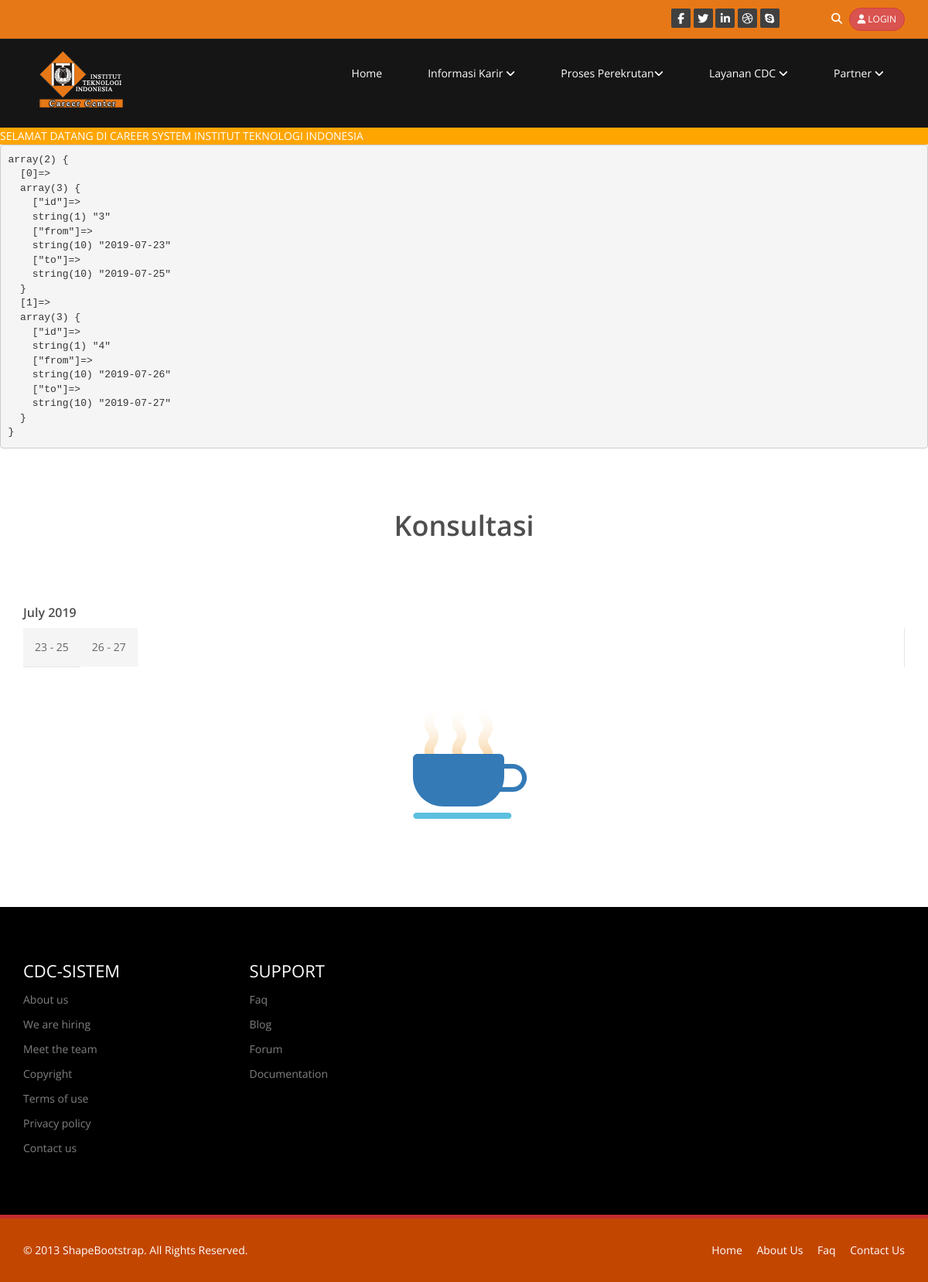
The page /konsul.php on the database its author committed.
### tables this page shows
CREATE TABLE IF NOT EXISTS `konsul_time` (
  `id` int(11) NOT NULL AUTO_INCREMENT,
  `from` date DEFAULT NULL,
  `to` date DEFAULT NULL,
  PRIMARY KEY (`id`)
);

### konsul.php (the view, shortened to what this page needs)
<?php
    include 'header.php';
    $bulan = date("m");
    $tahun = date("Y");
    $sql = mysql_query("SELECT * FROM konsul_time as a WHERE month(a.from) = $bulan and year(a.from) = $tahun");
    $resultSQL = [];
    while ($row=mysql_fetch_object($sql)) {
        $r = [
            'id'=>$row->id,
            'from'=>$row->from,
            'to'=>$row->to
        ];
        array_push($resultSQL, $r);
    }
    echo "<pre>";
    var_dump($resultSQL);
    echo "</pre>";
    $dateObj   = DateTime::createFromFormat('!m', date("m"));
    $monthName = $dateObj->format('F') . " " .  date("Y");
?>
    <section id="blog" class="container">
        <div class="center">
            <h2>Konsultasi</h2>
        </div>
        <div class="blog">
            <div class="row">
                <div class="col-md-12">
                    <div>
                        <h4><?=$monthName?></h4>
                        <ul class="nav nav-tabs" role="tablist">
                            <?php foreach ($resultSQL as $key => $row): ?>
                            <li role="presentation">
                                <a href="#home" id="data-tab" aria-controls="home" role="tab" data-toggle="tab" data-tab="<?=$row['id']?>">
                                    <?=date("d", strtotime($row['from']))?> - <?=date("d", strtotime($row['to']))?>
                                </a>
                            </li>
                            <?php endforeach ?>
                        </ul>
                        <div class="tab-content">
                            <div role="tabpanel" class="tab-pane active" id="tabpanel">
                                <div style="width: 100%; text-align: center">
                                    <img src="images/loading.svg" style="margin: auto; border: 1px">
                                </div>
                            </div>
                        </div>
                    </div>
                </div>
            </div>
        </div>
    </section>
<?php
    include 'footer.php';
?>

### css/main.css (style rules this page uses)
body { background: #fff; font-family: 'Open Sans', sans-serif; color:#4e4e4e; line-height: 22px; }
h1, h2, h3, h4, h5, h6 { font-weight: 600; font-family: 'Open Sans', sans-serif; color:#4e4e4e; }
h2 { font-size: 20px; }
h4 { font-size: 16px; }
a { color: #c52d2f; -webkit-transition: color 300ms, background-color 300ms; -moz-transition: color 300ms, background-color 300ms; -o-transition: color 300ms, background-color 300ms; transition: color 300ms, background-color 300ms; }
.center h2 { font-size: 36px; margin-top: 0; margin-bottom: 20px; }
body > section { padding: 70px 0; }
.center { text-align: center; padding-bottom: 55px; }
.recent-work-wrap .overlay .preview:hover,a { color:red; text-shadow: 200px; }
.nav-tabs>li { margin-bottom: 0px; border-bottom: 1px solid #e6e6e6; }
.nav-tabs { border-bottom: transparent; border-right: 1px solid #e6e6e6; }
.nav-tabs>li>a { background: #f5f5f5; color: #666; border-radius: 0; border: 0 none; line-height: 24px; margin-right:0; padding: 13px 15px; }
.nav-tabs li:last-child { border-bottom: 0 none; }
.tab-content { padding: 20px; }
.tab-content img { border-radius: 4px; }

### rows shown on the page
konsul_time: from "23", to "25"
konsul_time: from "26", to "27"
